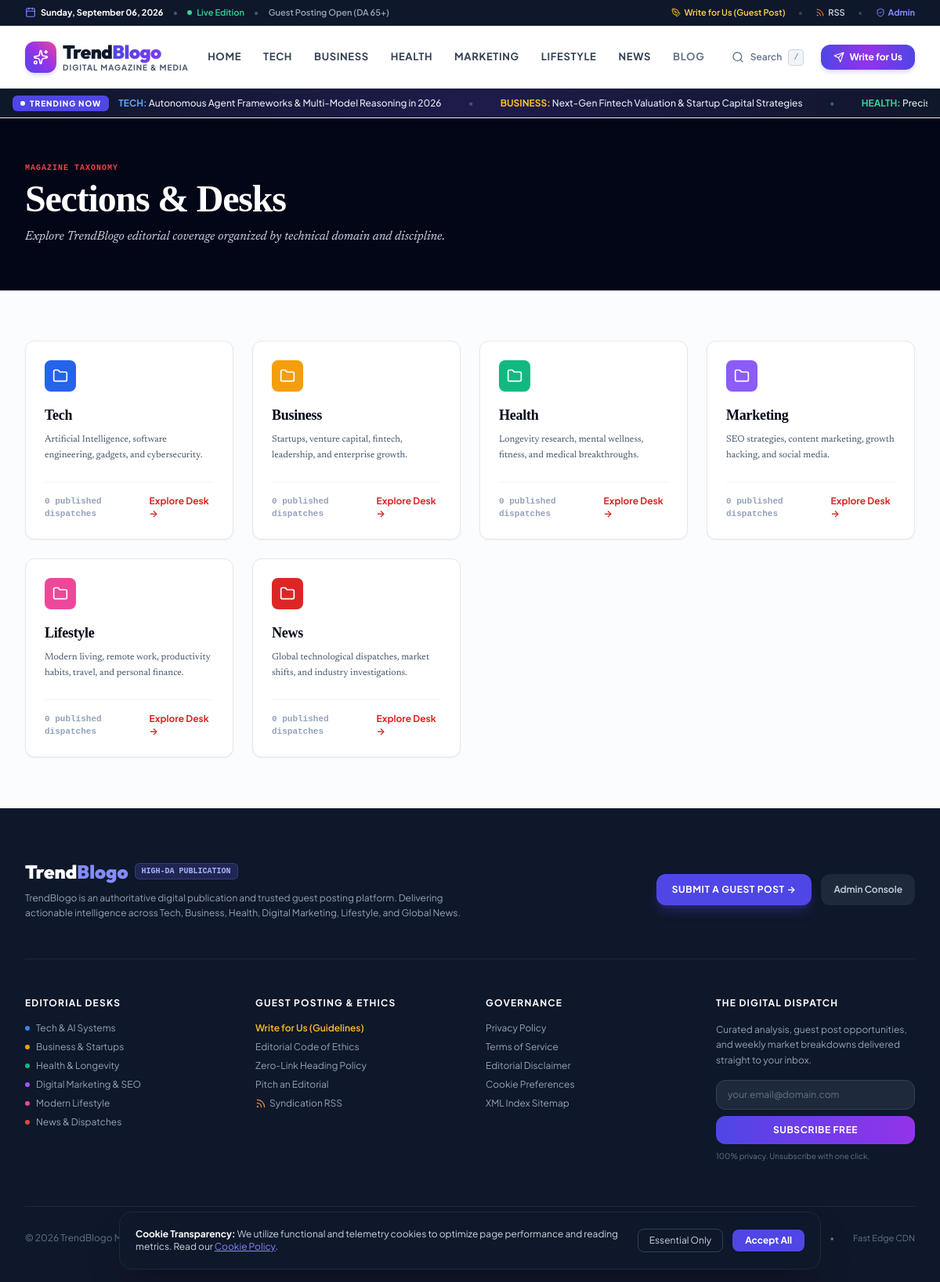
The page /categories on the database its author committed.
### app/models/article.py (models this page shows)
class Category(Base):
    __tablename__ = "categories"
    id = Column(Integer, primary_key=True, index=True)
    name = Column(String(100), unique=True, nullable=False)
    slug = Column(String(100), unique=True, index=True, nullable=False)
    description = Column(Text, nullable=True)
    color = Column(String(30), default="#4F46E5")
    icon = Column(String(50), default="folder")
    created_at = Column(DateTime, default=datetime.utcnow)
    articles = relationship("Article", back_populates="category")

### app/routes/public.py (the view)
@router.get("/categories", response_class=HTMLResponse)
def categories_list(request: Request, db: Session = Depends(get_db)):
    ctx = get_common_context(db, request)
    categories = db.query(Category).all()
    cat_counts = []
    for c in categories:
        count = db.query(Article).filter(Article.category_id == c.id, Article.status == "published").count()
        cat_counts.append({"category": c, "count": count})
    ctx.update({
        "categories_with_counts": cat_counts,
        "title": "All Topic Categories | TrendBlogo",
        "meta_desc": "Browse articles by topic across AI & Automation, Content Strategy & SEO, Productivity, and Digital Marketing."
    })
    return templates.TemplateResponse(request=request, name="blog/categories.html", context=ctx)

### app/templates/blog/categories.html
{% extends "base.html" %}
{% block content %}
<div class="bg-slate-950 py-14 text-white border-b border-slate-800">
  <div class="max-w-7xl mx-auto px-4 sm:px-6 lg:px-8">
    <div class="max-w-2xl">
      <div class="text-[10px] font-mono uppercase tracking-widest text-red-500 font-bold mb-2">Magazine Taxonomy</div>
      <h1 class="font-headline text-4xl sm:text-5xl font-black tracking-tight mb-3">Sections &amp; Desks</h1>
      <p class="font-editorial text-base text-slate-300 italic">Explore TrendBlogo editorial coverage organized by technical domain and discipline.</p>
    </div>
  </div>
</div>
<div class="max-w-7xl mx-auto px-4 sm:px-6 lg:px-8 py-16">
  <div class="grid grid-cols-1 md:grid-cols-2 lg:grid-cols-4 gap-6">
    {% for item in categories_with_counts %}
    <a href="/category/{{ item.category.slug }}" class="p-6 bg-white rounded-xl border border-slate-200 shadow-sm hover:border-slate-400 transition flex flex-col justify-between group">
      <div>
        <div class="w-10 h-10 rounded-lg flex items-center justify-center text-white mb-4 shadow-sm" style="background-color: {{ item.category.color or '#0F172A' }};">
          <i data-lucide="folder" class="w-5 h-5"></i>
        </div>
        <h3 class="font-headline text-lg font-bold text-slate-950 group-hover:text-red-600 transition mb-2">{{ item.category.name }}</h3>
        <p class="font-editorial text-xs text-slate-600 leading-relaxed">{{ item.category.description }}</p>
      </div>
      <div class="mt-6 pt-4 border-t border-slate-100 flex items-center justify-between text-xs font-bold">
        <span class="text-slate-400 font-mono text-[11px]">{{ item.count }} published dispatch{% if item.count != 1 %}es{% endif %}</span>
        <span class="text-red-600 group-hover:underline">Explore Desk &rarr;</span>
      </div>
    </a>
    {% endfor %}
  </div>
</div>
{% endblock %}

### rows shown on the page
Category: category.name "Tech", category.description "Artificial Intelligence, software engineering, gadgets, and cybersecurity."
Category: category.name "Business", category.description "Startups, venture capital, fintech, leadership, and enterprise growth."
Category: category.name "Health", category.description "Longevity research, mental wellness, fitness, and medical breakthroughs."
Category: category.name "Marketing", category.description "SEO strategies, content marketing, growth hacking, and social media."
Category: category.name "Lifestyle", category.description "Modern living, remote work, productivity habits, travel, and personal finance."
Category: category.name "News", category.description "Global technological dispatches, market shifts, and industry investigations."

### other values the page prints
{{ current_date_str or "Sunday, September 6, 2026" }} "Sunday, September 06, 2026"
{{ item.count }} "0" "0" "0" "0" "0" "0"
{{ current_year }} "2026"
